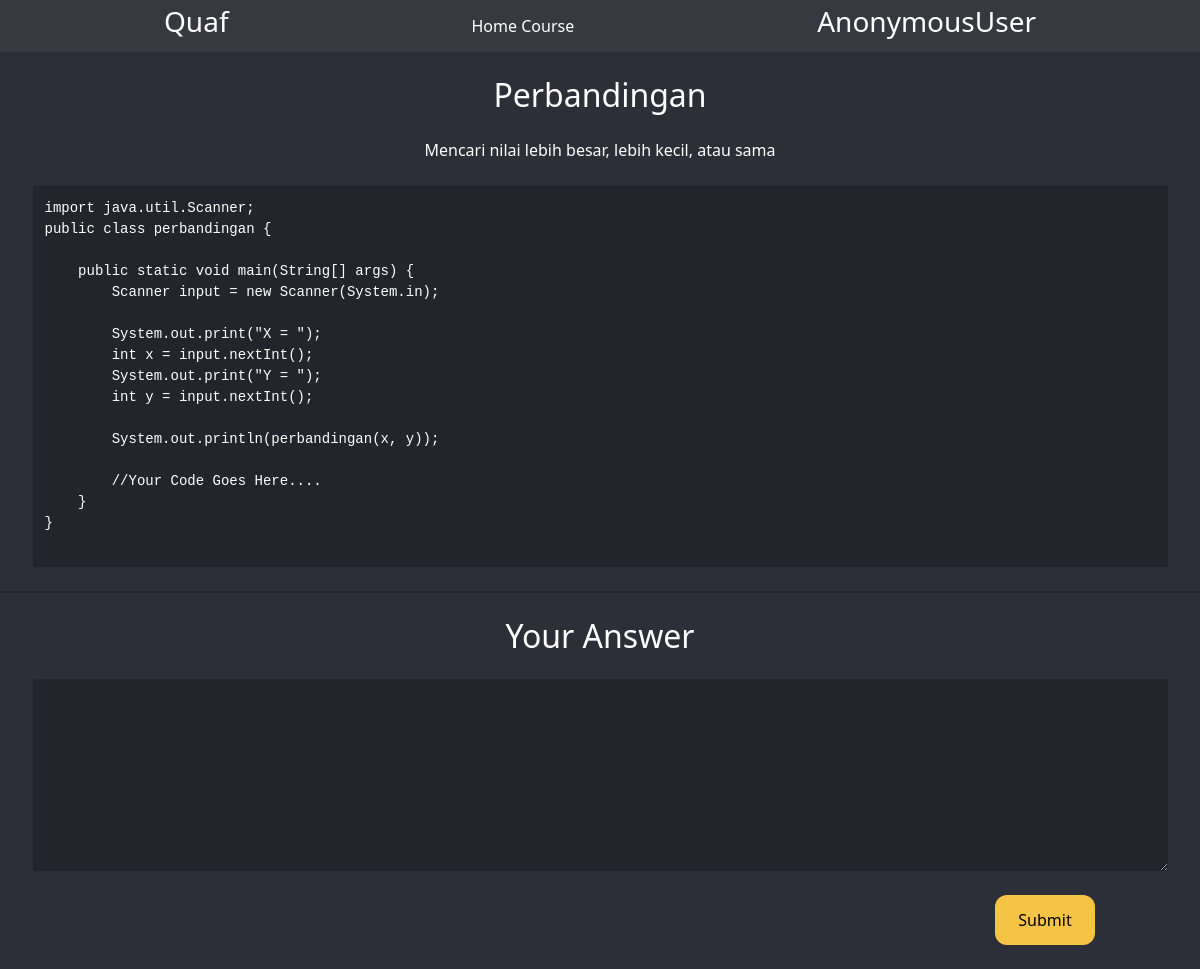
Screenshot of /Java/26 with the database file from the repository.
### manager/models.py (models this page shows, shortened)
class Soal(models.Model):
    category = (
        ("Easy","Easy"),
        ("Medium","Medium"),
        ("Hard","Hard"),
    )
    data = (
        ("Java","Java"),
        ("HTML","HTML"),
        ("Kotlin","Kotlin"),
        ("PHP","PHP"),
        ("Android Studio","Android Studio"),
        )
    title = models.CharField(max_length=20)
    description = models.CharField(max_length=50, null=True)
    code = models.TextField(null=True)
    category = models.CharField(max_length=20,choices=category)
    course = models.CharField(max_length=20,choices=data)

### project/views.py (the view, shortened to what this page needs)
# urls.py: path('<str:course>/<int:id>',views.SubmitView.as_view(), name="soal"),
class SubmitView(View):
    def get(self,request, *args, **kwargs):
        soal = Soal.objects.get(id = kwargs['id'])
        context = {
            "soal":soal,
        }
        title = kwargs['course']
        return render(request, 'Submit.html',context)

### templates/Submit.html (shortened to what this page needs)
<!DOCTYPE html>
<html lang="en">
<head>
    <link href="https://cdn.jsdelivr.net/npm/bootstrap@5.2.3/dist/css/bootstrap.min.css" rel="stylesheet"
>
</head>
<body>
    <nav>
        <div class="nav">
            <h3 class="apk">Quaf</h3>
            <div class="navigasi">
                <a href="/">Home</a>
                <a href="/{{soal.course}}/">Course</a>
            </div>
            <h3 class="user">{{user}}</h3>
        </div>
    </nav>
    <h2 class="title">
        {{soal.title}}
    </h2>
    <p class="description">
        {{soal.description}}
    </p>
    <div class="container-code">
        <div class="bg-code">
            <pre class="codingan">
{{soal.code}}
        </pre>
    </div>
</div>
<hr style="border: 1px solid black ;margin: 24px 0px;">
<form class="container-answer" action="" method="POST">
    <h2 class="title-answer">Your Answer</h2>
    <div class="answer">
        <textarea name="answer" id="answer"></textarea>
    </div>
    <div class="container-button">
        <button type="submit" >Submit</button>
    </div>
</form>
</body>
</html>

### templates/Submit.html (style rules this page uses)
html, body { background-color: #2C2F37; }
nav { background: #373940; }
.nav { display: flex; justify-content: space-between; margin: 0px 164px; padding: 5px 0px; align-items: center; }
.apk { color: white; }
.user { color: white; }
a { color: white; text-decoration: none; }
.title { display: flex; justify-content: center; color: white; margin: 24px 0px; }
.description { display: flex; justify-content: center; align-items: center; color: white; margin-bottom: 24px; }
.container-code { display: flex; justify-content: center; align-items: center; }
.bg-code { background-color: #22252C; width: 1135px; height: max-content; }
.codingan { color: white; margin: 12px; }
.title-answer { display: flex; justify-content: center; align-items: center; color: white; margin-bottom: 24px; }
.answer { display: flex; justify-content: center; align-items: center; }
#answer { background-color: #22252C; width: 1135px; height: 192px; color: white; border: none; padding: 12px; }
.container-button { display: flex; justify-content: right; align-items: center; margin-right: 105px; }
button { background-color: #F5C445; width: 100px; height: 50px; border-radius: 12px; margin-right: 20px; border: none; margin: 24px 0px; }

### rows the page displays
Soal: title "Perbandingan", description "Mencari nilai lebih besar, lebih kecil, atau sama", code "import java.util.Scanner; public class perbandingan { public static void main(String[] args) { Scanner input = new Scanner(System.in); System.out.print(\"X = \"); int x = input.nextInt(); System.out.print(\"Y = \"); int y = input.nextInt(); System.out.println(perbandingan(x, y)); //Your Code Goes Here.... } }"

### other values shown
{{ user }} "AnonymousUser"
